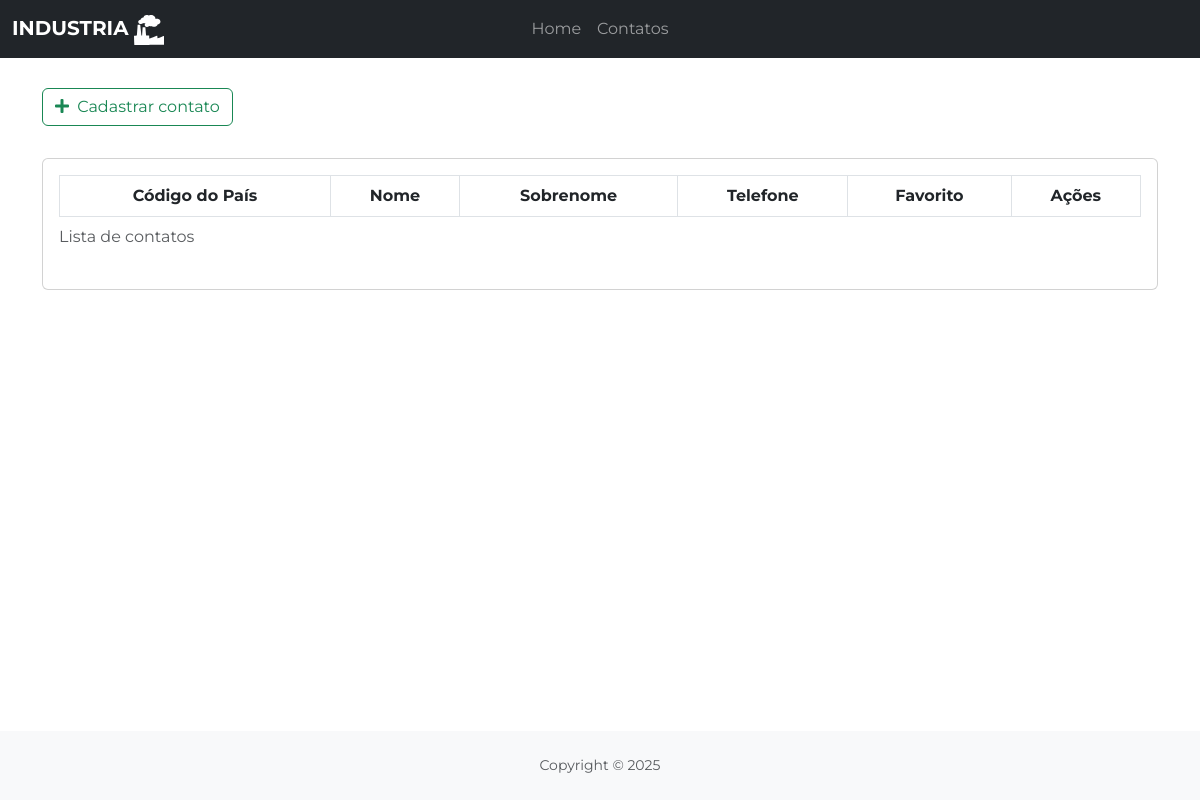
The app's page /contato/, older data.
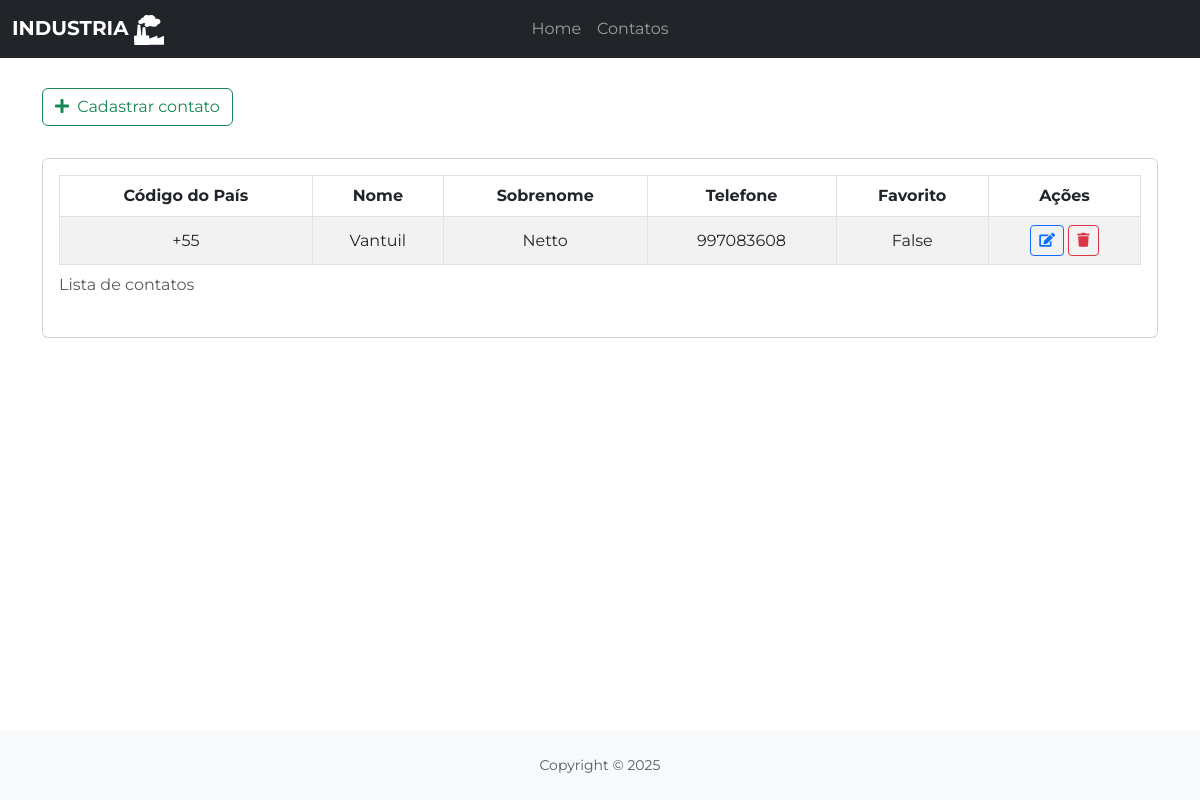
The same page, newer data.
### app/models.py (models this page shows, shortened)
class Contact(models.Model):
    country_code = models.CharField(max_length=5)  # +55
    first_name = models.CharField(max_length=100)  # first_name: Fábio
    last_name = models.CharField(max_length=100)  # last_name: Valeriano
    phone_number = models.CharField(max_length=15)  # phone_number: 35998782868
    is_favorite = models.BooleanField(default=False)  # is_favorite: true

### app/views.py (the view)
# urls.py: path('contato/', contato, name='contato'),
def contato(request):
    contatos = Contact.objects.all()
    context = {'contatos': contatos}
    return render(request, 'contato.html', context)

### app/templates/contato.html (shortened to what this page needs)
{% extends 'base.html' %}
{% block content %}
<a class="btn btn-outline-success my-3" href="{% url 'create_contato' %}" role="button">
    <i class="fas fa-plus me-1"></i>
    Cadastrar contato
</a>
<div class="card p-3 mt-3">
    <table class="table table-striped table-bordered nowrap align-middle text-center" id="example" style="width: 100%;">
        <caption>Lista de contatos</caption>
        <thead>
            <tr>
                <th scope="col">Código do País</th>
                <th scope="col">Nome</th>
                <th scope="col">Sobrenome</th>
                <th scope="col">Telefone</th>
                <th scope="col">Favorito</th>
                <th scope="col">Ações</th>
            </tr>
        </thead>
        <tbody>
            {% for contato in contatos %}
            <tr>
                <td>{{ contato.country_code }}</td>
                <td>{{ contato.first_name }}</td>
                <td>{{ contato.last_name }}</td>
                <td>{{ contato.phone_number }}</td>
                <td>{{ contato.is_favorite }}</td>
                <td>
                    <a href="{% url 'update_contato' id=contato.id %}" class="btn btn-outline-primary btn-sm mb-2 mb-md-0">
                        <i class="fas fa-edit"></i>
                    </a>
                    <a href="#" class="btn btn-outline-danger btn-sm mb-md-0 btn-delete-contato" data-url="{% url 'delete_contato' id=contato.id %}">
                        <i class="fas fa-trash"></i>
                    </a>
                </td>
            </tr>
            {% endfor %}
        </tbody>
    </table>
</div>
{% endblock %}

### app/templates/base.html (shortened to what this page needs)
{% load static %}
<!DOCTYPE html>
<html lang="pt-br">
<head>
    <link href="https://cdn.jsdelivr.net/npm/bootstrap@5.3.2/dist/css/bootstrap.min.css" rel="stylesheet"
>
    <link rel="stylesheet" href="https://cdn.datatables.net/1.13.7/css/dataTables.bootstrap5.min.css">
    <link rel="stylesheet" href="https://cdn.datatables.net/responsive/2.5.0/css/responsive.bootstrap5.min.css">
    <link rel="stylesheet" href="https://cdnjs.cloudflare.com/ajax/libs/font-awesome/5.15.3/css/all.min.css">
    <link rel="stylesheet" href="https://cdn.datatables.net/2.0.0/css/dataTables.bootstrap5.css">
    <link rel="stylesheet" href="https://cdnjs.cloudflare.com/ajax/libs/twitter-bootstrap/5.3.0/css/bootstrap.min.css">
    <link rel="stylesheet" href="https://cdn.datatables.net/buttons/3.0.0/css/buttons.bootstrap5.css">
    <link rel="stylesheet" href="https://cdn.datatables.net/2.0.1/css/dataTables.dataTables.css">
    <link rel="stylesheet" href="https://cdn.datatables.net/searchbuilder/1.7.0/css/searchBuilder.bootstrap5.css">
    <link rel="stylesheet" href="https://cdn.datatables.net/searchpanes/2.3.0/css/searchPanes.bootstrap5.css">
    <link rel="stylesheet" href="https://cdn.datatables.net/select/2.0.0/css/select.bootstrap5.css">
    <link rel="stylesheet" href="https://cdn.datatables.net/datetime/1.5.2/css/dataTables.dateTime.min.css">
    <link rel="stylesheet" href="https://cdn.datatables.net/2.0.1/css/dataTables.bootstrap5.css">
    <link rel="stylesheet" href="{% static 'css/style.css' %}">
</head>
<body>
    {% include 'includes/header.html' %}
    <div class="container mt-5 pt-4 content">
        {% block content %}{% endblock %}
    </div>
    {% include 'includes/footer.html' %}
</body>
</html>

### app/templates/includes/header.html (shortened to what this page needs)
{% load static %}
<header class="fixed-top">
    <nav class="navbar navbar-expand-md navbar-dark fixed-top bg-dark">
        <div class="container-fluid">
            <div class="collapse navbar-collapse d-md-flex" id="navbarCollapse">
                <a class="navbar-brand text-uppercase fw-bold col-xl-2 me-0 d-none d-xl-block" href="#">
                    Industria
                    <img src="{% static 'images/icon.svg' %}" alt="Logo" class="logo">
                </a>
                <ul class="navbar-nav col-xl-8 justify-content-xl-center">
                    <li class="nav-item">
                        <a class="nav-link" href="{% url 'index' %}">Home</a>
                    </li>
                    <li class="nav-item">
                        <a class="nav-link {% if request.path == 'produto' %}active{% endif %}"
                            href="{% url 'contato' %}">Contatos</a>
                    </li>
                </ul>
            </div>
        </div>
    </nav>
</header>

### app/templates/includes/footer.html
<footer class="mt-3 py-4 bg-light">
    <div class="container-fluid px-4">
        <div class="d-flex align-items-center justify-content-center small">
            <div class="text-muted">Copyright &copy; {% now "Y" %}</div>
        </div>
    </div>
</footer>

### app/static/css/style.css (style rules this page uses)
* { margin: 0; padding: 0; box-sizing: border-box; font-family: 'Montserrat', sans-serif; }
body { display: flex; flex-direction: column; min-height: 100vh; }
.logo { width: 30px; height: 30px; color: #fff; }
header { flex-shrink: 0; }
.content { flex-grow: 1; }
footer { flex-shrink: 0; }

Row changes from the older to the newer data that the page shows:
added Contact: country_code "+55", first_name "Vantuil", last_name "Netto", phone_number "997083608", is_favorite "False"
